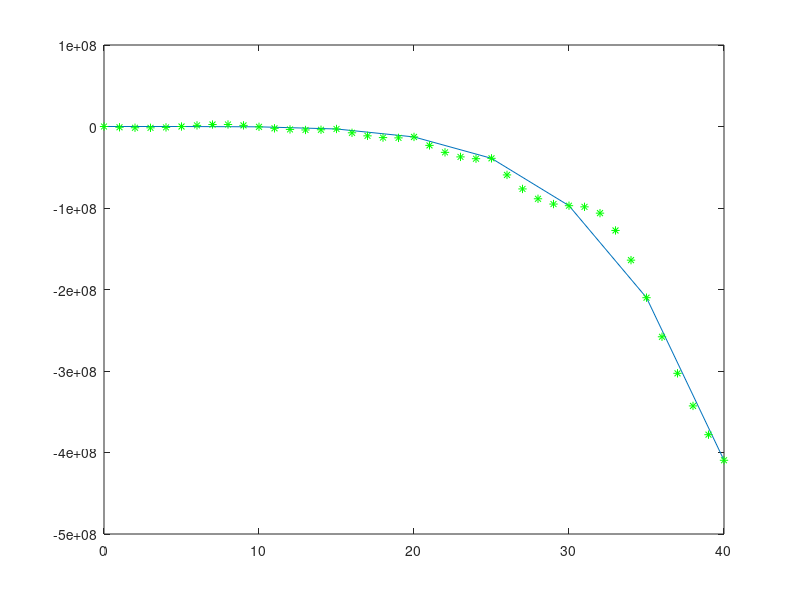

Here is the MATLAB script that generated this plot:
% Data
x=[0:5:40];
y= 3*x + x.^3 - 4*x.^5 + sin(x/5) + 1.2.*cos(x/3);
xsize = size(x,2);
speriod = x(2)-x(1);


plot(x,y);
hold on


% xcoordinate to be interpolated
for xint= 0:1:40;
   wtsize = 3;
   xwt=zeros(1,wtsize*2);
   ywt=xwt;


   if ~isempty( find(x==xint) )
      yint = y(find( x == xint));
   else
   
      lindices = find( x > xint - wtsize*speriod   &   x < xint)
      rindices = find( x < xint + wtsize*speriod   &   x > xint)
      shift = size(rindices,2) - size(lindices,2)
      
      indices = find( x < xint + (wtsize + shift)*speriod & ...
            					x > xint - (wtsize - shift)*speriod )
            
      for i= 1:2*wtsize
         xwt(i) =  x(indices(i) ) - xint  ;
      end
   
      ywt = sin( (pi/speriod)* xwt ) ./ ( (pi/speriod)* xwt  )
      yint = sum(ywt .* y(indices(:))  ) / sum(ywt)
   
   end
   
   plot(xint,yint,'g*');
   
end
